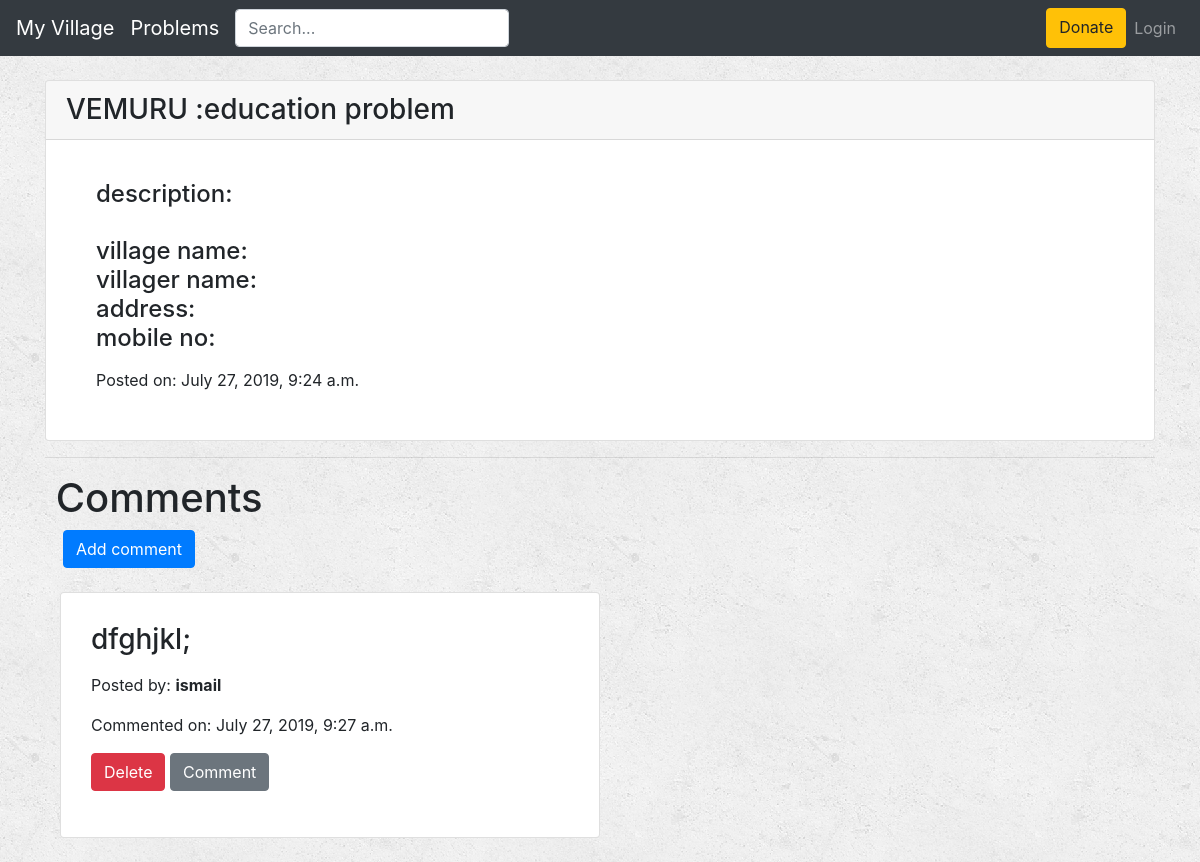
/social/post/6, run on the app's committed database.
### blog/models.py (models this page shows, shortened)
class Post(models.Model):
    author = models.ForeignKey('auth.User')
    title = models.CharField(max_length=200)
    text = models.TextField()
    created_date = models.DateTimeField(default=timezone.now)
    published_date = models.DateTimeField(blank=True, null=True)

class Comment(models.Model):
    post = models.ForeignKey('blog.Post', related_name='comments')
    author = models.CharField(max_length=200)
    text = models.TextField()
    created_date = models.DateTimeField(default=timezone.now)
    approved_comment = models.BooleanField(default=False)

### blog/views.py (the view)
# urls.py: url(r'^post/(?P<pk>\d+)$', views.PostDetailView.as_view(), name='post_detail'),
class PostDetailView(DetailView):
    model = Post

### blog/templates/blog/post_detail.html (shortened to what this page needs)
{% extends 'base.html' %}
{% block content %}
	<div class="card">
  		<h3 class="card-header posttitle loader">{{ post.title }} &nbsp
  		</h3>
  		<div class="card-block" style="margin-left:50px">
  		   <br>
		   <p class='postcontent'><h4>{{ post.text|safe|linebreaksbr }}</h4></p>
		    {% if post.published_date %}
     			<div class="date postdate">Posted on: {{ post.published_date }} </div>
			{% endif %}
			<br>
		  	<br>
  		</div>
  	</div>
<hr>
  <h1>&nbspComments</h1>
  &nbsp&nbsp&nbsp&nbsp<a class="btn btn-primary btn-comment" href="{% url 'add_comment_to_post' pk=post.pk %}">Add comment</a>
  <br>
  <br>
  <div class="container">
  {% for comment in post.comments.all %}
	<div class="card w-50">
	  <div class="card-block" style="margin:30px ">
		<h3 class="card-title">{{ comment.text|safe|linebreaks }}</h3>
		<p class="card-text">
			<p>Posted by: <strong>{{ comment.author }}</strong></p>
			<p>Commented on: {{ comment.created_date }}</p>
			{% if not comment.approved_comment %}
				  <a class="btn btn-danger" href="{% url 'comment_remove' pk=comment.pk %}">Delete</a>
				  <a class="btn btn-secondary" href="{% url 'comment_approve' pk=comment.pk %}">Comment</a>
		    {% endif %}
		</p>
	  </div>
	</div>
	<br>
  {% endfor %}
</div>
</div>
{% endblock %}

### data on the page
Post: title "VEMURU :education problem", text "description: village name: villager name: address: mobile no:", published_date "July 27, 2019, 9:24 a.m."
Comment: text "dfghjkl;", author "ismail", created_date "July 27, 2019, 9:27 a.m.", approved_comment "Delete"
